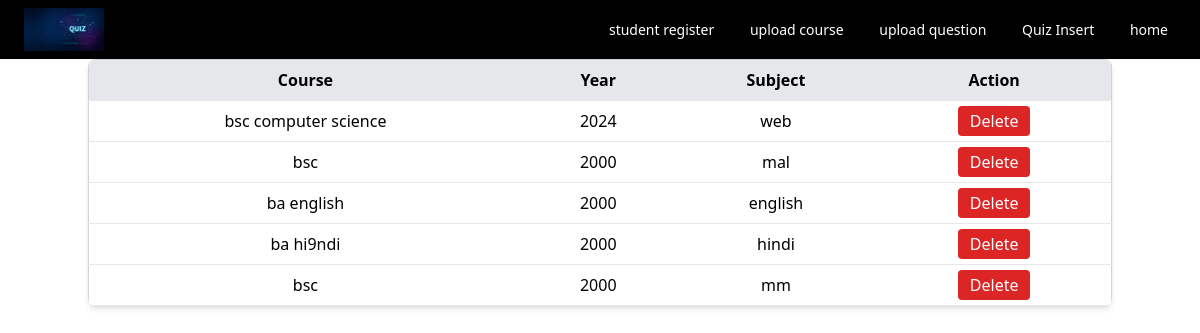
Page /courselist on the committed database.
### Common/models.py (models this page shows, shortened)
class question_bank(models.Model):
    course_name = models.CharField(max_length=30)
    year = models.IntegerField()
    subject = models.CharField(max_length=30,primary_key=True)

### Faculty/views.py (the view)
# urls.py: path('courselist',views.cource_display,name='cource_list'),
def cource_display(request):
     data=question_bank.objects.all()
     return render(request,"cource_list.html",{'questiondata':data})

### Faculty/Templates/cource_list.html (shortened to what this page needs)
{% include 'fheader.html' %}
{% load widget_tweaks %}
<!DOCTYPE html>
<html>
<head>
    <script src="https://cdn.tailwindcss.com"></script>
</head>
<body class="bg-gray-100 p-6">
<div class="max-w-5xl mx-auto bg-white shadow-md rounded-lg overflow-hidden">
    <table class="min-w-full border border-gray-300">
        <thead class="bg-gray-200">
            <tr>
                <th class="py-2 px-4 border-b text-black">Course</th>
                <th class="py-2 px-4 border-b text-black">Year</th>
                <th class="py-2 px-4 border-b text-black">Subject</th>
                <th class="py-2 px-4 border-b text-black">Action</th>
            </tr>
        </thead>
        <tbody>
        {% for item in questiondata %}
            <tr class="text-center hover:bg-gray-100">
                <td class="py-2 px-4 border-b text-black">
                    {{ item.course_name }}
                </td>
                <td class="py-2 px-4 border-b text-black">
                    {{ item.year }}
                </td>
                <td class="py-2 px-4 border-b text-black">
                    {{ item.subject }}
                </td>
                <td class="py-2 px-4 border-b">
                    <a href="{% url 'delete_course' item.subject %}"
                       onclick="return confirm('Are you sure you want to delete this course?')"
                       class="bg-red-600 text-white px-3 py-1 rounded hover:bg-red-700">
                        Delete
                    </a>
                </td>
            </tr>
        {% empty %}
            <tr>
                <td colspan="4" class="py-4 text-center text-gray-500">
                    No courses found
                </td>
            </tr>
        {% endfor %}
        </tbody>
    </table>
</div>
</body>
</html>

### rows in the picture
question_bank: course_name "bsc computer science", year "2024", subject "web"
question_bank: course_name "bsc", year "2000", subject "mal"
question_bank: course_name "ba english", year "2000", subject "english"
question_bank: course_name "ba hi9ndi", year "2000", subject "hindi"
question_bank: course_name "bsc", year "2000", subject "mm"
